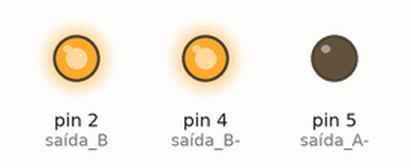
Bench run of a sketch on a simulated Arduino Uno, built with avr-gcc and run on an emulated ATmega328P. On the bench: output pins drawn as LEDs (lit = HIGH). Pins used as bus, display or sensor lines are not drawn.

Above: at 1.0 s.
At 3.0 s:
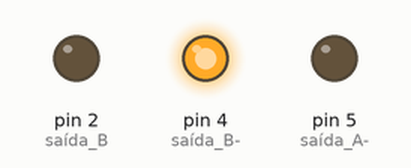
Timing chart, 0 to 4.6 s (numbered marks = the images above):
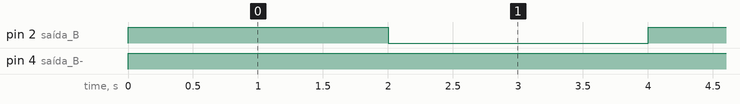

The sketch:

basic_controlling_notor_shield.ino
```cpp
//Programa: NodeMCU ESP8266 Motor Driver Shield
//Autor: Arduino e Cia
void setup()
{
  Serial.begin(9600);
  //Define os pinos de controle do motor como saida
  //Motor 1
  pinMode(5, OUTPUT); // saída A-
  pinMode(0, OUTPUT); // saída A+
  //Motor 2
  pinMode(4, OUTPUT); // saída B-
  pinMode(2, OUTPUT); // saída B+
}
void loop()
{
  //Gira os motores no sentido horario
  //Aciona motor 1
  analogWrite(5, 1024);
  digitalWrite(0, HIGH);
  //Aciona motor 2
  analogWrite(4, 1024);
  digitalWrite(2, HIGH);
  //Aguarda 2 segundos
  delay(2000);
  //Gira os motores no sentido anti-horario
  //Aciona motor 1
  analogWrite(5, 1024);
  digitalWrite(0, LOW);
  //Aciona motor 2
  analogWrite(4, 1024);
  digitalWrite(2, LOW);
  //Aguarda 2 segundos e reinicia o processo
  delay(2000);
}
```

Measured:
- by itself, pin 2 (saída_B): alternates HIGH for 2.0 s and LOW for 2.0 s
- by itself, pin 4 (saída_B-): LOW → HIGH at 0.00 s
